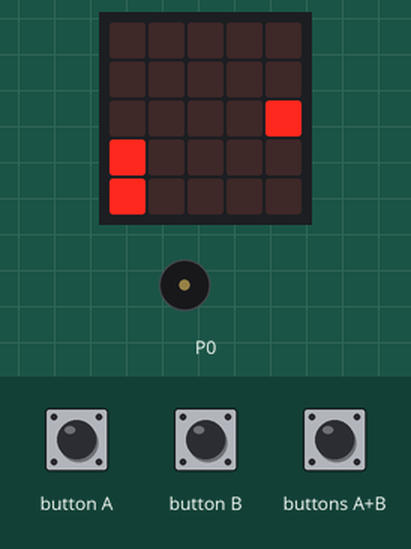
This program was run on a simulated BBC micro:bit (MakeCode). On the bench: the board's 5×5 LED display, buzzer (waves = sounding). The test bench sets the inputs (shaded band). Random numbers come from a fixed seed.

Above: at 0.5 s.
At 1.6 s:
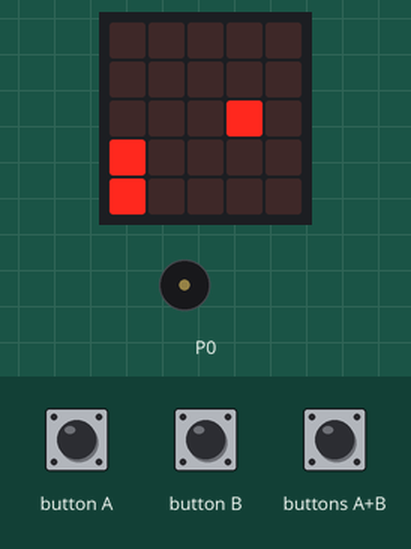
1.7 s: button A pressed for 0.15 s
At 3.2 s:
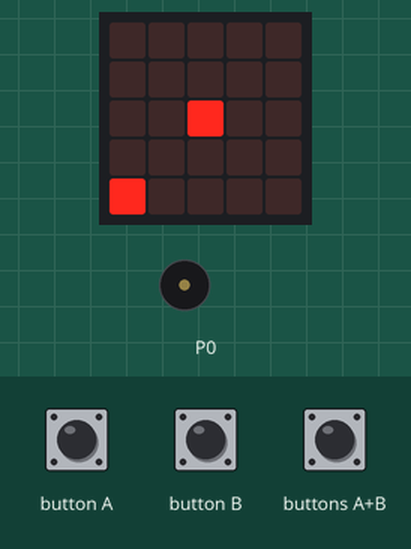
4.8 s: button B pressed for 0.15 s
At 7.1 s:
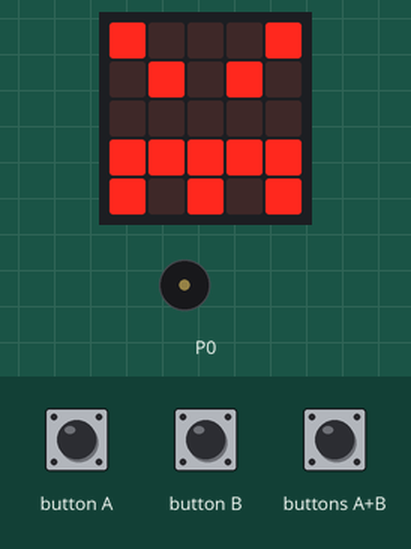
Timing chart, 0 to 8.6 s (numbered marks = the images above; inputs shaded):
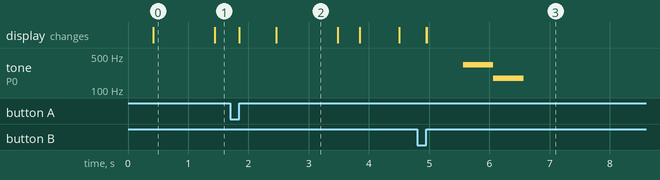

Measured:
- after the input at 4.8 s, tone on P0: silent → 330 Hz after 0.76 s, → 175 Hz 0.51 s later, → silent 0.50 s later
- what the display in image 0 shows lasts 1.0 s, from 0.4 s to 1.4 s

The program:

main.ts
```typescript
function setzeSpringen () {
    stehen = false
    springen = true
    ducken = false
}
function setzeDucken () {
    stehen = false
    springen = false
    ducken = true
}
input.onButtonPressed(Button.A, function () {
    if (ende == false) {
        setzeDucken()
        led.unplot(0, 2)
        led.unplot(0, 3)
        led.plot(0, 4)
        basic.pause(2000)
        led.plot(0, 3)
        setzeStehen()
    }
})
input.onButtonPressed(Button.AB, function () {
    if (ende == false) {
        setzeStehen()
        led.plot(0, 4)
        led.plot(0, 3)
        led.unplot(0, 2)
    }
})
input.onButtonPressed(Button.B, function () {
    if (ende == false) {
        setzeSpringen()
        led.plot(0, 2)
        led.plot(0, 3)
        led.unplot(0, 4)
        basic.pause(2000)
        led.unplot(0, 2)
        led.plot(0, 4)
        setzeStehen()
    }
})
function gegnerGetroffen () {
    if (gegnerY == 2 && gegnerX == 0) {
        return springen == true
    } else if (gegnerY == 3 && gegnerX == 0) {
        return springen == true || stehen == true
    } else if (gegnerY == 4 && gegnerX == 0) {
        return ducken == true || stehen == true
    } else {
        return false
    }
}
function setzeStehen () {
    stehen = true
    springen = false
    ducken = false
}
let zufall = 0
let gegnerY = 0
let ducken = false
let springen = false
let stehen = false
let ende = false
let gegnerX = 0
gegnerX = 5
let gegnerDa = false
ende = false
setzeStehen()
basic.showLeds(`
    . . . . .
    . . . . .
    . . . . .
    # . . . .
    # . . . .
    `)
let geschwindigkeit = 1000
basic.forever(function () {
    if (gegnerGetroffen() && ende == false) {
        ende = true
        basic.showIcon(IconNames.Angry)
        music.play(music.tonePlayable(330, music.beat(BeatFraction.Whole)), music.PlaybackMode.UntilDone)
        music.play(music.tonePlayable(175, music.beat(BeatFraction.Whole)), music.PlaybackMode.UntilDone)
    }
})
basic.forever(function () {
    if (ende == false) {
        if (gegnerDa == true) {
            led.unplot(gegnerX, gegnerY)
            gegnerX += -1
            led.plot(gegnerX, gegnerY)
            if (gegnerX < 0) {
                gegnerDa = false
                geschwindigkeit += -50
            }
            basic.pause(1000)
        }
        if (gegnerDa == false && zufall > 0) {
            gegnerY = zufall
            gegnerX = 4
            led.plot(gegnerX, gegnerY)
            gegnerDa = true
            basic.pause(geschwindigkeit)
        }
    }
})
basic.forever(function () {
    zufall = randint(2, 4)
    basic.pause(100)
})
```

test.ts
```typescript
// Hier kann man Tests durchführen; diese Datei wird nicht kompiliert, wenn dieses Paket als Erweiterung verwendet wird.
```
